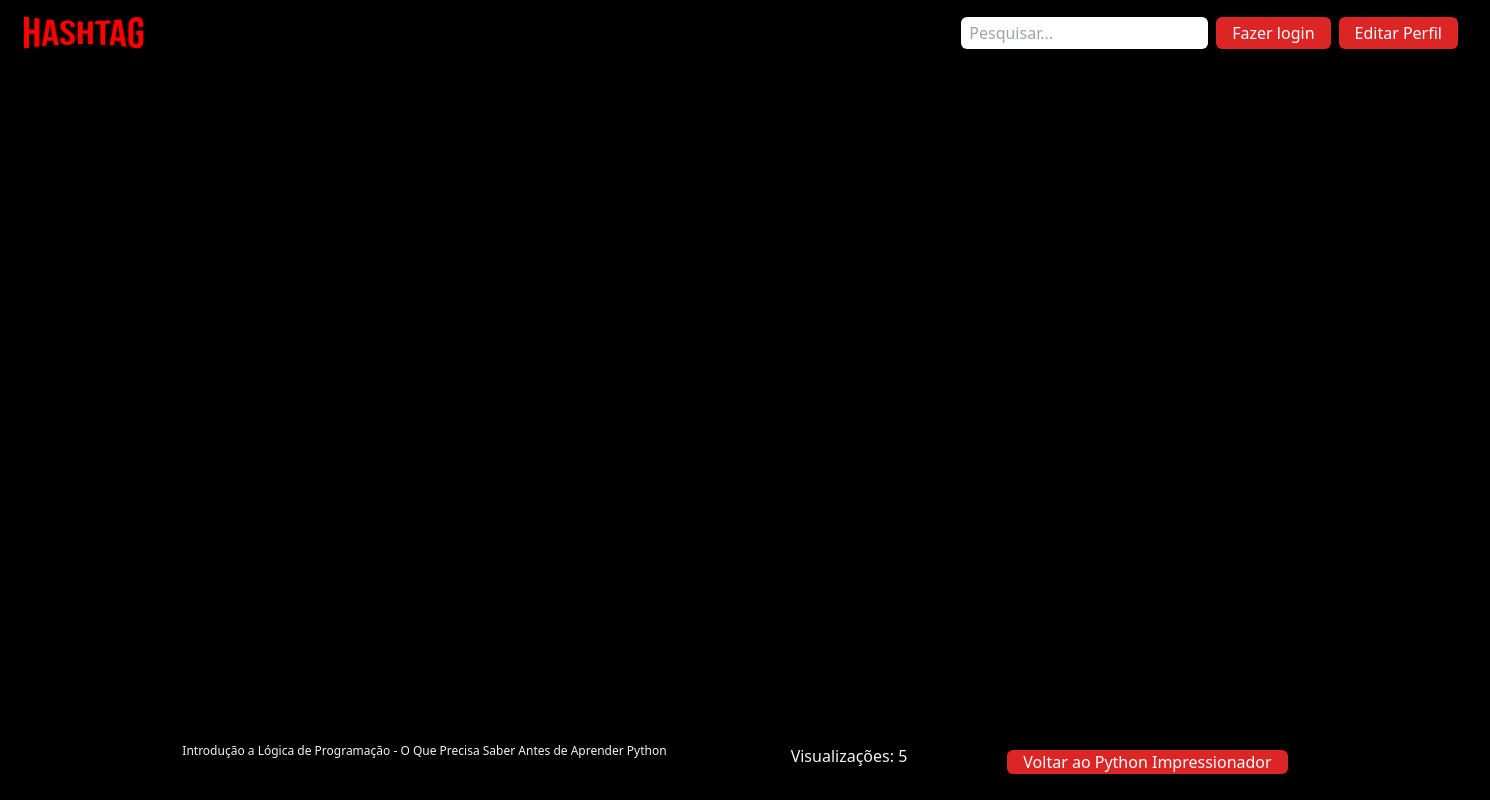
The page /filmes/filme=1/episodio=1/num_video=1 on the database its author committed.
### filme/models.py (models this page shows, shortened)
class Episodio(models.Model):
    filme = models.ForeignKey(to="Filme", related_name="episodios", on_delete=models.CASCADE)  #  Aqui é a chave estrangeira do model Filme
    titulo = models.CharField(max_length=100)
    video = models.URLField()
    num_ep = models.IntegerField(default=0)
    visualizacoes_ep = models.IntegerField(default=0)

class Filme(models.Model):
    titulo = models.CharField(max_length=100)
    thumb = models.ImageField(upload_to='thumb_filmes')
    descricao = models.TextField(max_length=1000)
    categoria = models.CharField(max_length=15, choices=LISTA_CATEGORIAS)
    visualizacoes = models.IntegerField(default=0)
    data_criacao = models.DateTimeField(default=timezone.now)

### filme/views.py (the view)
class Mostrar_eps(DetailView):  # Retorna um object -> 1 item do nosso modelo de cada vez
    template_name = "mostrar_eps.html"
    model = Episodio
    context_object_name = "mostrar_eps"
    def get(self, request, *args, **kwargs):
        episodio = self.get_object()   # Descobrir qual ao filme que está acessando
        episodio.visualizacoes_ep += 1   # Somar um nas visualizações do filme
        episodio.save()   # Salvando as alterações, é tipo um commit()
        self.model = Filme
        filme = self.get_object()  # Descobrir qual ao filme que está acessando
        filme.visualizacoes += 1  # Somar um nas visualizações do filme
        filme.save()  # Salvando as alterações, é tipo um commit()
        return super().get(request, *args, **kwargs)  # Redireciona para a url final
    def get_context_data(self, **kwargs):
        context = super(Mostrar_eps, self).get_context_data(**kwargs)
        eps = Episodio.objects.filter(id=self.get_object().id)[0]
        context['episodio'] = eps
        return context

### filme/context.py (called while the page is built)
def lista_filmes_recentes(request):
    lista_filmes = Filme.objects.all().order_by('-data_criacao')
    return {'lista_filmes_recentes': lista_filmes}

def lista_filmes_em_alta(request):
    lista_filmes = Filme.objects.all().order_by('-visualizacoes')
    return {'lista_filmes_em_alta': lista_filmes}

def lista_episodios(request):
    lista_eps = Episodio.objects.all().order_by('filme_id')
    return {'lista_eps': lista_eps}

### filme/templates/mostrar_eps.html (shortened to what this page needs)
{% extends 'base.html' %}
{% block content %}
<iframe src="{{episodio.video}}" title="Episodio: {{ episodio.titulo }}" class="video"> </iframe>
<div class="w-12/12 flex flex-nowrap justify-center">
    <div class="mr-7 px-5"> <h1 class="title"> {{episodio.titulo}} </h1> </div>
    <div class="mr-1 px-5"> Visualizações: {{episodio.visualizacoes_ep}} </div>
    <div class="mr-5 px-5"> <a href="/filmes/filme={{episodio.filme.id}}"><button class="button bg-red-600 text-white px-3 rounded-md"> Voltar ao {{episodio.filme.titulo}} </button> </a> </div>
</div>
{% endblock %}

### filme/templates/mostrar_eps.html (style rules this page uses)
.video { height: 93vh; padding-left: 5px; width: 185vh; padding-top: 60px; }
.title { font-size:12px; }
.button { margin-top: 2% }

### rows shown on the page
Episodio: titulo "Introdução a Lógica de Programação - O Que Precisa Saber Antes de Aprender Python", visualizacoes_ep "5", filme.titulo "Python Impressionador"
